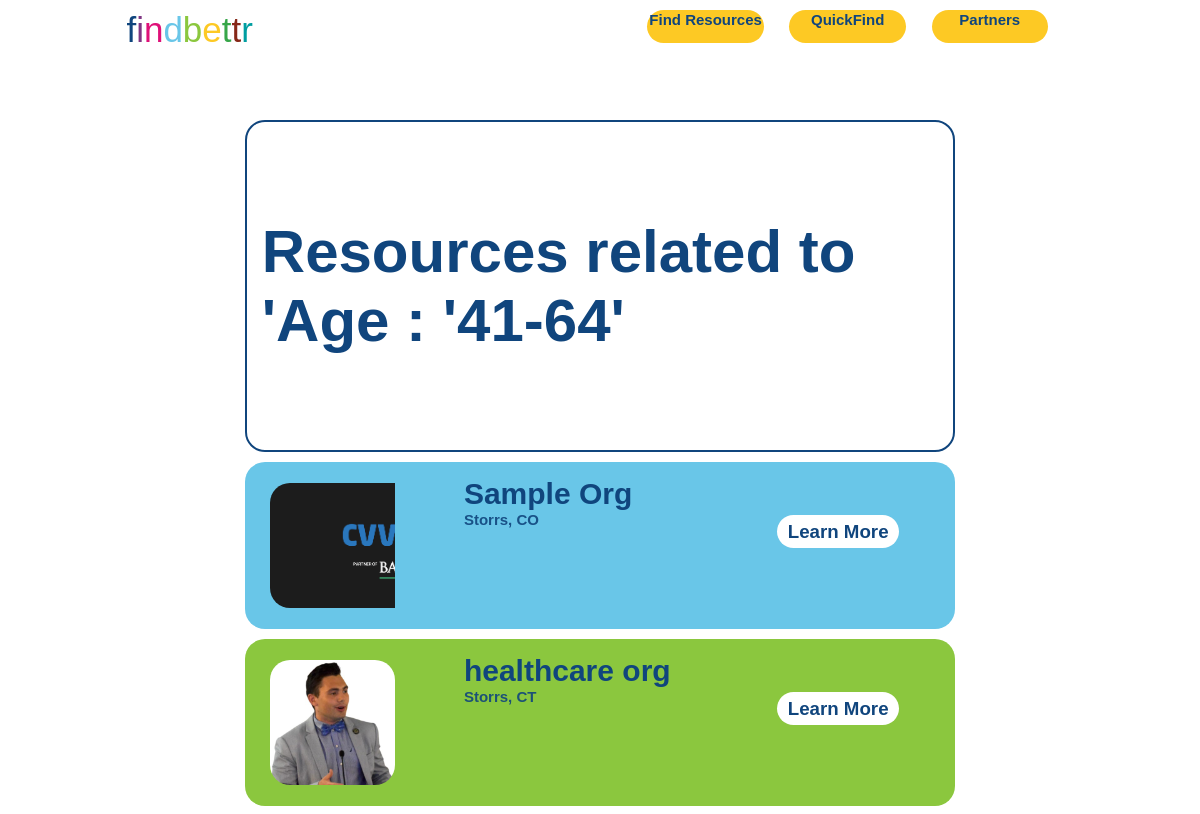
The app's page /results/Age/41-64 with its own data.
### core/models.py (models this page shows, shortened)
class Organization(models.Model):
	name = models.CharField(max_length=200)
	street = models.CharField(max_length=300)
	city=models.CharField(max_length=100)
	state= models.CharField(blank=True, max_length=2, choices=STATE_CHOICES)
	zipcode = models.CharField(max_length=5)
	description = models.CharField(max_length=1000)
	tags=models.ManyToManyField(Tag)
	overall_tags = models.ManyToManyField(Arching_Tag)
	website=models.URLField(max_length=500)
	phone_number=models.CharField(max_length=12)
	email = models.EmailField(max_length=254)
	org_image = models.ImageField(upload_to=get_image_path, blank=True, null=True)
	contact_name = models.CharField(max_length=125)
	contact_phone_number=models.CharField(max_length=12)
	contact_email = models.EmailField(max_length=254)
	contact_image = models.ImageField(upload_to=get_image_path, blank=True, null=True)

### core/views.py (the view)
# urls.py: path("results/<str:semi_name>/<str:tag_name>", views.results_tagspecific, name="results tagspecific"),
def results_tagspecific(request, tag_name,semi_name):
	template=loader.get_template('core/results.html')
	context={
		'org_list': [[org] for org in Organization.objects.filter(tags__name=tag_name)],
		'tag':tag_name,
		'seminame':semi_name
	}
	return HttpResponse(template.render(context, request))

### core/templates/core/results.html (shortened to what this page needs)
<!DOCTYPE html>
<html>
<head>
{% load static %}
<link rel="stylesheet" href="{% static 'core/main.css' %}">
</head>
<body class="results">
<div class="navbar">
	<div class="logo">
		<a href="../.." style="text-decoration: none"><p style="margin:0px"><span style="color:#10457d">f</span><span style="color:#7f3583">i</span><span style="color:#df1078">n</span><span style="color:#69c6e8">d</span><span style="color:#8bc73e">b</span><span style="color:#fdc924">e</span><span style="color:#37a649">t</span><span style="color:#862818">t</span><span style="color:#009ea1">r</span></p></a>
	</div>
		<a href="../../aboutme" class="navtab" style="grid-column:3">Find Resources</a>
		<a href="../../quickfind" class="navtab" style="grid-column:4">QuickFind</a>
		<a href="../../forpartners" class="navtab" style="grid-column:5">Partners</a>
</div>
<div class = "wrapper">
<div class="div-title">
{% if tag %}
<h4 class="result-title">Resources related to {% if seminame %}'{{ seminame }} : {% endif %} {% if tag %} '{{ tag }}' {% endif %}</h4>
{% endif %}
</div>
{% for org in org_list %}
<div class="org-box">
	<div class="image-box">
		<img class = "org-image" src="../../{{ org.0.org_image }}">
	</div>
	<div class="info-box">
		<h5 class="org-title">{{ org.0.name }}</h5><br>
		<h5 class="org-detail">{{ org.0.city }}, {{org.0.state}}</h5>
	</div>
	<a class="cta-button" href="../../organization/{{ org.0.name}}">
		<h3 style="margin:5%">Learn More</h3>
	</a>
</div>
{% endfor %}
</div>
</body>
</html>

### core/static/core/main.css (style rules this page uses)
body { background-color:#fff; transition: all .5s ease; }
h1, h2, h3, h4, h5, p, a, label, input { color:#10457d; font-family:"Noto Sans JP", Arial; }
.block-item > h3, h4 { color:#fff!important; text-align: center; display:block; }
.result-title { color:#10457d!important; font-size:60px; text-align: left; padding:15px; }
.wrapper { margin:0 20%; }
.div-title { border: 2px; border-color: #10457d; border-style:solid; border-radius:20px; }
.info-box { max-width:90%; color:#fff!important; display:inline-block; grid-column-start: 2; grid-column-end: 2; grid-row-start: 1; grid-row-end: 1; }
.image-box { width:125px; height: 125px; overflow: hidden; object-fit:cover; margin:3% 5%; grid-column-start: 1; grid-column-end: 1; grid-row-start: 1; grid-row-end: 1; }
.org-image { height:100%; display: inline; float:left!important; border-radius:20px; }
.org-box { background-color: #10457d; margin-top: 10px; border-radius:20px; padding:15px; display:grid; grid-template-columns: 30% auto 30%; grid-template-rows: 80% 20%; }
.org-box:nth-child(5n+2) { background-color: #69c6e8 }
.org-box:nth-child(5n+3) { background-color: #8bc73e }
.cta-button { grid-column-start: 3; grid-column-end: 3; grid-row-start: 1; grid-row-end: 2; background-color: #fff; border-radius: 20px; width:60%; height:30%; text-align: center; margin:auto auto; text-decoration: none }
.org-title { font-size: 30px!important; margin:0px; }
.org-detail { font-size: 15px; opacity: 90%; margin:0px; display:inline-flex; }
.org-title { font-size: 50px; display: inline-flex; }
.navbar { width: 80%; height:100px; margin:10px 10%; display: grid; grid-template-columns: 40% auto 15% 15% 15%; grid-template-rows: 100%; }
.logo { grid-column-start: 1; grid-column-end: 2; grid-row-start: 1; grid-row-end: 1; font-size: 35px; }
.navtab { grid-row: 1; background-color:#fdc924; border-radius:30px; font-size: 15px; padding:1% 1%; font-weight: bold; text-align: center; width:80%; height: 30%; text-decoration: none }

### records on screen
Organization: org_image (picture), name "Sample Org", city "Storrs", state "CO"
Organization: org_image (picture), name "healthcare org", city "Storrs", state "CT"

### other values on screen
{{ seminame }} "Age"
{{ tag }} "41-64"
